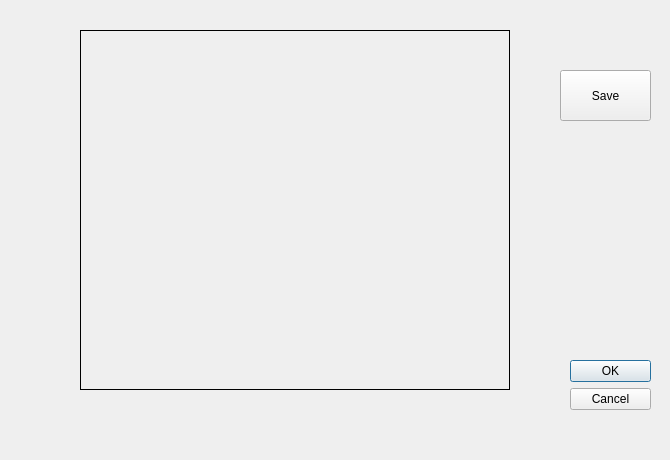
<?xml version="1.0" encoding="UTF-8"?>
<ui version="4.0">
 <class>FeatureCreatorDialog</class>
 <widget class="QDialog" name="FeatureCreatorDialog">
  <property name="geometry">
   <rect>
    <x>0</x>
    <y>0</y>
    <width>670</width>
    <height>460</height>
   </rect>
  </property>
  <property name="windowTitle">
   <string>Create Feature</string>
  </property>
  <widget class="QDialogButtonBox" name="buttonBox">
   <property name="geometry">
    <rect>
     <x>570</x>
     <y>360</y>
     <width>81</width>
     <height>111</height>
    </rect>
   </property>
   <property name="orientation">
    <enum>Qt::Vertical</enum>
   </property>
   <property name="standardButtons">
    <set>QDialogButtonBox::Cancel|QDialogButtonBox::Ok</set>
   </property>
  </widget>
  <widget class="my_qlabel" name="picLabel">
   <property name="enabled">
    <bool>true</bool>
   </property>
   <property name="geometry">
    <rect>
     <x>80</x>
     <y>30</y>
     <width>430</width>
     <height>360</height>
    </rect>
   </property>
   <property name="mouseTracking">
    <bool>true</bool>
   </property>
   <property name="frameShape">
    <enum>QFrame::Box</enum>
   </property>
   <property name="text">
    <string/>
   </property>
  </widget>
  <widget class="QPushButton" name="saveButton">
   <property name="geometry">
    <rect>
     <x>560</x>
     <y>70</y>
     <width>91</width>
     <height>51</height>
    </rect>
   </property>
   <property name="text">
    <string>Save</string>
   </property>
  </widget>
 </widget>
 <customwidgets>
  <customwidget>
   <class>my_qlabel</class>
   <extends>QLabel</extends>
   <header location="global">my_qlabel.h</header>
  </customwidget>
 </customwidgets>
 <resources/>
 <connections>
  <connection>
   <sender>buttonBox</sender>
   <signal>accepted()</signal>
   <receiver>FeatureCreatorDialog</receiver>
   <slot>accept()</slot>
   <hints>
    <hint type="sourcelabel">
     <x>248</x>
     <y>254</y>
    </hint>
    <hint type="destinationlabel">
     <x>157</x>
     <y>274</y>
    </hint>
   </hints>
  </connection>
  <connection>
   <sender>buttonBox</sender>
   <signal>rejected()</signal>
   <receiver>FeatureCreatorDialog</receiver>
   <slot>reject()</slot>
   <hints>
    <hint type="sourcelabel">
     <x>316</x>
     <y>260</y>
    </hint>
    <hint type="destinationlabel">
     <x>286</x>
     <y>274</y>
    </hint>
   </hints>
  </connection>
 </connections>
</ui>
